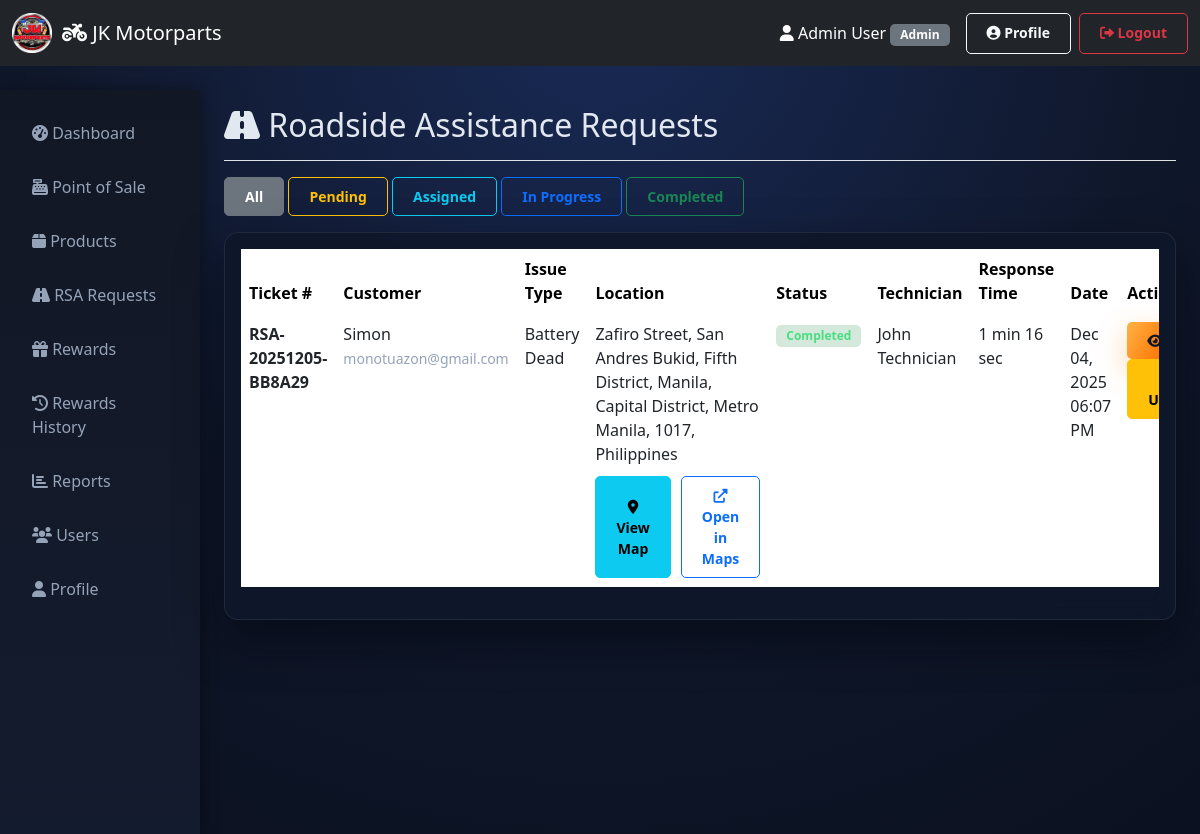
/rsa/index.php (signed in), run on the app's committed database.
### tables this page shows
CREATE TABLE `rsa_requests` (
  `id` int(11) NOT NULL,
  `user_id` int(11) NOT NULL,
  `ticket_number` varchar(50) NOT NULL,
  `issue_type` varchar(100) NOT NULL,
  `description` text NOT NULL,
  `location` text NOT NULL,
  `latitude` decimal(10,8) DEFAULT NULL,
  `longitude` decimal(11,8) DEFAULT NULL,
  `contact_number` varchar(20) NOT NULL,
  `status` enum('pending','assigned','in_progress','completed','cancelled') DEFAULT 'pending',
  `assigned_to` int(11) DEFAULT NULL,
  `admin_notes` text DEFAULT NULL,
  `technician_notes` text DEFAULT NULL,
  `date_requested` timestamp NOT NULL DEFAULT current_timestamp(),
  `date_completed` timestamp NULL DEFAULT NULL,
  `cancellation_reason` varchar(255) DEFAULT NULL,
  `cancellation_note` text DEFAULT NULL,
  `date_cancelled` timestamp NULL DEFAULT NULL
);

CREATE TABLE `users` (
  `id` int(11) NOT NULL,
  `name` varchar(100) NOT NULL,
  `email` varchar(100) NOT NULL,
  `password` varchar(255) NOT NULL,
  `role` enum('admin','customer','technician') DEFAULT 'customer',
  `contact` varchar(20) DEFAULT NULL,
  `address` text DEFAULT NULL,
  `points` int(11) DEFAULT 0,
  `created_at` timestamp NOT NULL DEFAULT current_timestamp(),
  `updated_at` timestamp NOT NULL DEFAULT current_timestamp() ON UPDATE current_timestamp()
);

### rsa/index.php (the view, shortened to what this page needs)
<?php
$conn = getDBConnection();
$status_filter = $_GET['status'] ?? 'all';
$allowed_statuses = ['pending', 'assigned', 'in_progress', 'completed', 'cancelled'];
if ($status_filter !== 'all' && in_array($status_filter, $allowed_statuses)) {
    $stmt = $conn->prepare("
        SELECT r.*, u.name as customer_name, u.contact as customer_contact,
               t.name as technician_name
        FROM rsa_requests r
        JOIN users u ON r.user_id = u.id
        LEFT JOIN users t ON r.assigned_to = t.id
        WHERE r.status = ?
        ORDER BY r.date_requested DESC
    ");
    $stmt->bind_param("s", $status_filter);
    $stmt->execute();
    $requests = $stmt->get_result()->fetch_all(MYSQLI_ASSOC);
    $stmt->close();
} else {
    $requests = $conn->query("
        SELECT r.*, u.name as customer_name, u.contact as customer_contact,
               t.name as technician_name
        FROM rsa_requests r
        JOIN users u ON r.user_id = u.id
        LEFT JOIN users t ON r.assigned_to = t.id
        ORDER BY r.date_requested DESC
    ")->fetch_all(MYSQLI_ASSOC);
}
$response_times = [];
if (!empty($requests)) {
    $request_ids = array_column($requests, 'id');
    $placeholders = implode(',', array_fill(0, count($request_ids), '?'));
    $stmt = $conn->prepare("
        SELECT
            request_id,
            submission_time,
            received_time,
            TIMESTAMPDIFF(SECOND, submission_time, received_time) as response_seconds
        FROM rsa_response_times
        WHERE request_id IN ($placeholders)
    ");
    $types = str_repeat('i', count($request_ids));
    $stmt->bind_param($types, ...$request_ids);
    $stmt->execute();
    $result = $stmt->get_result();
    while ($row = $result->fetch_assoc()) {
        $response_times[$row['request_id']] = $row;
    }
}
?>
<!DOCTYPE html>
<html lang="en">
<head>
    <link href="https://cdn.jsdelivr.net/npm/bootstrap@5.3.0/dist/css/bootstrap.min.css" rel="stylesheet">
    <link href="https://cdnjs.cloudflare.com/ajax/libs/font-awesome/6.0.0/css/all.min.css" rel="stylesheet">
    <link href="../assets/css/style.css" rel="stylesheet">
    <link rel="stylesheet" href="https://unpkg.com/leaflet@1.9.4/dist/leaflet.css" />
</head>
<body>
    <?php include '../includes/header.php'; ?>
    <div class="container-fluid mt-4">
        <div class="row">
            <?php include '../includes/sidebar.php'; ?>
            <main class="col-md-9 ms-sm-auto col-lg-10 px-md-4">
                <div class="d-flex justify-content-between flex-wrap flex-md-nowrap align-items-center pt-3 pb-2 mb-3 border-bottom">
                    <h1 class="h2"><i class="fas fa-road"></i> Roadside Assistance Requests</h1>
                </div>
                <div class="mb-3">
                    <a href="?status=all" class="btn btn-sm btn-outline-secondary <?php echo $status_filter === 'all' ? 'active' : ''; ?>">All</a>
                    <a href="?status=pending" class="btn btn-sm btn-outline-warning <?php echo $status_filter === 'pending' ? 'active' : ''; ?>">Pending</a>
                    <a href="?status=assigned" class="btn btn-sm btn-outline-info <?php echo $status_filter === 'assigned' ? 'active' : ''; ?>">Assigned</a>
                    <a href="?status=in_progress" class="btn btn-sm btn-outline-primary <?php echo $status_filter === 'in_progress' ? 'active' : ''; ?>">In Progress</a>
                    <a href="?status=completed" class="btn btn-sm btn-outline-success <?php echo $status_filter === 'completed' ? 'active' : ''; ?>">Completed</a>
                </div>
                <div class="card">
                    <div class="card-body">
                        <div class="table-responsive">
                            <table class="table table-hover">
                                <thead>
                                    <tr>
                                        <th style="color: black;">Ticket #</th>
                                        <th style="color: black;">Customer</th>
                                        <th style="color: black;">Issue Type</th>
                                        <th style="color: black;">Location</th>
                                        <th style="color: black;">Status</th>
                                        <th style="color: black;">Technician</th>
                                        <th style="color: black;">Response Time</th>
                                        <th style="color: black;">Date</th>
                                        <th style="color: black;">Actions</th>
                                    </tr>
                                </thead>
                                <tbody>
                                    <?php if (empty($requests)): ?>
                                        <tr>
                                            <td colspan="9" class="text-center">No RSA requests found</td>
                                        </tr>
                                    <?php else: ?>
                                        <?php foreach ($requests as $request): ?>
                                            <?php
                                            $response_time_data = $response_times[$request['id']] ?? null;
                                            if ($response_time_data && $response_time_data['response_seconds'] !== null) {
                                                $minutes = floor($response_time_data['response_seconds'] / 60);
                                                $seconds = $response_time_data['response_seconds'] % 60;
                                                $response_time_display = $minutes . ' min ' . $seconds . ' sec';
                                            } else {
                                                $response_time_display = 'Pending';
                                            }
                                            ?>
                                            <tr>
                                                <td><strong><?php echo $request['ticket_number']; ?></strong></td>
                                                <td>
                                                    <?php echo htmlspecialchars($request['customer_name']); ?><br>
                                                    <small class="text-muted"><?php echo $request['customer_contact']; ?></small>
                                                </td>
                                                <td><?php echo htmlspecialchars($request['issue_type']); ?></td>
                                                <td>
                                                    <div class="location-info">
                                                        <div class="location-text"><?php echo htmlspecialchars($request['location']); ?></div>
                                                        <div class="location-actions">
                                                            <button class="btn btn-sm btn-info view-map-btn"
                                                                    data-location="<?php echo htmlspecialchars($request['location']); ?>"
                                                                    data-ticket="<?php echo $request['ticket_number']; ?>"
                                                                    data-bs-toggle="modal"
                                                                    data-bs-target="#viewModal<?php echo $request['id']; ?>">
                                                                <i class="fas fa-map-marker-alt"></i> View Map
                                                            </button>
                                                            <a href="https://www.google.com/maps/search/?api=1&query=<?php echo urlencode($request['location']); ?>"
                                                               target="_blank"
                                                               class="btn btn-sm btn-outline-primary">
                                                                <i class="fas fa-external-link-alt"></i> Open in Maps
                                                            </a>
                                                        </div>
                                                    </div>
                                                </td>
                                                <td>
                                                    <span class="badge status-<?php echo $request['status']; ?>">
                                                        <?php echo ucfirst(str_replace('_', ' ', $request['status'])); ?>
                                                    </span>
                                                </td>
                                                <td><?php echo $request['technician_name'] ?? 'Not assigned'; ?></td>
                                                <td>
                                                    <?php if ($request['status'] === 'pending'): ?>
                                                        <span class="text-muted">Pending</span>
                                                    <?php else: ?>
                                                        <?php echo $response_time_display; ?>
                                                    <?php endif; ?>
                                                </td>
                                                <td><?php echo date('M d, Y h:i A', strtotime($request['date_requested'])); ?></td>
                                                <td>
                                                    <button class="btn btn-sm btn-primary" data-bs-toggle="modal" data-bs-target="#viewModal<?php echo $request['id']; ?>">
                                                        <i class="fas fa-eye"></i> View
                                                    </button>
                                                    <button class="btn btn-sm btn-warning" data-bs-toggle="modal" data-bs-target="#updateModal<?php echo $request['id']; ?>">
                                                        <i class="fas fa-edit"></i> Update
                                                    </button>
                                                </td>
                                            </tr>
                                        <?php endforeach; ?>
                                    <?php endif; ?>
                                </tbody>
                            </table>
                        </div>
                    </div>
                </div>
            </main>
        </div>
    </div>
</body>
</html>

### assets/css/style.css (style rules this page uses)
body { font-family: 'Segoe UI', Tahoma, Geneva, Verdana, sans-serif; background: radial-gradient(circle at top, #192a56 0%, #0f172a 55%, #0b1120 100%); color: #e2e8f0; }
.card { border: 1px solid rgba(255, 255, 255, 0.08); border-radius: 14px; background: rgba(15, 23, 42, 0.92); backdrop-filter: blur(12px); box-shadow: 0 20px 45px rgba(4, 6, 14, 0.55); margin-bottom: 20px; }
.table { background-color: transparent; color: #e2e8f0; }
.btn { border-radius: 5px; padding: 8px 20px; font-weight: 600; }
.badge { padding: 5px 10px; border-radius: 5px; font-weight: 600; }
.status-completed { background-color: rgba(21, 128, 61, 0.18); color: #4ade80; }
.text-muted { color: #94a3b8 !important; }
.btn-primary { background: linear-gradient(120deg, #ffb347 0%, #ff7300 50%, #e85719 100%); border: none; color: #0f172a; box-shadow: 0 12px 30px rgba(255, 138, 0, 0.35); }
.table thead th { color: #f8fafc; border-bottom-color: rgba(255,255,255,0.08); }
.table tbody tr { border-color: rgba(255,255,255,0.05); }

### rsa/index.php (style rules this page uses)
.location-actions { display: flex; gap: 10px; margin-top: 10px; }
.location-actions .btn { font-size: 0.875rem; }

### data on the page
rsa_requests: ticket_number "RSA-20251205-BB8A29", user.name "Simon", user.contact "monotuazon@gmail.com", issue_type "Battery Dead", location "Zafiro Street, San Andres Bukid, Fifth District, Manila, Capital District, Metro Manila, 1017, Philippines", status "Completed", assigned_to.name "John Technician", response_time_display "1 min 16 sec", date_requested "Dec 04, 2025 06:07 PM"

### other printed values
SITE_NAME "JK Motorparts"
$_SESSION['user_name'] "Admin User"
$_SESSION['role'] "Admin"
